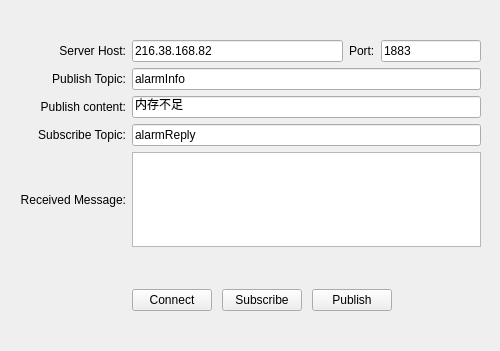
<?xml version="1.0" encoding="UTF-8"?>
<ui version="4.0">
 <class>Widget</class>
 <widget class="QWidget" name="Widget">
  <property name="geometry">
   <rect>
    <x>0</x>
    <y>0</y>
    <width>500</width>
    <height>351</height>
   </rect>
  </property>
  <property name="windowTitle">
   <string>Widget</string>
  </property>
  <widget class="QWidget" name="gridLayoutWidget">
   <property name="geometry">
    <rect>
     <x>20</x>
     <y>40</y>
     <width>461</width>
     <height>271</height>
    </rect>
   </property>
   <layout class="QGridLayout" name="gridLayout">
    <item row="2" column="1">
     <widget class="QLabel" name="label_PublishTopic">
      <property name="text">
       <string>Publish Topic:</string>
      </property>
      <property name="alignment">
       <set>Qt::AlignRight|Qt::AlignTrailing|Qt::AlignVCenter</set>
      </property>
      <property name="wordWrap">
       <bool>false</bool>
      </property>
     </widget>
    </item>
    <item row="6" column="1" colspan="2">
     <spacer name="verticalSpacer">
      <property name="orientation">
       <enum>Qt::Vertical</enum>
      </property>
      <property name="sizeHint" stdset="0">
       <size>
        <width>20</width>
        <height>40</height>
       </size>
      </property>
     </spacer>
    </item>
    <item row="0" column="2">
     <layout class="QHBoxLayout" name="horizontalLayout">
      <item>
       <widget class="QLineEdit" name="lineEdit_Host">
        <property name="text">
         <string>216.38.168.82</string>
        </property>
       </widget>
      </item>
      <item>
       <widget class="QLabel" name="label_Port">
        <property name="text">
         <string>Port:</string>
        </property>
       </widget>
      </item>
      <item>
       <widget class="QLineEdit" name="lineEdit_Port">
        <property name="maximumSize">
         <size>
          <width>100</width>
          <height>16777215</height>
         </size>
        </property>
        <property name="text">
         <string>1883</string>
        </property>
       </widget>
      </item>
     </layout>
    </item>
    <item row="0" column="1">
     <widget class="QLabel" name="label_Host">
      <property name="text">
       <string>Server Host:</string>
      </property>
      <property name="alignment">
       <set>Qt::AlignRight|Qt::AlignTrailing|Qt::AlignVCenter</set>
      </property>
      <property name="wordWrap">
       <bool>false</bool>
      </property>
     </widget>
    </item>
    <item row="5" column="1">
     <widget class="QLabel" name="label_ReceivedMessage">
      <property name="text">
       <string>Received Message:</string>
      </property>
      <property name="alignment">
       <set>Qt::AlignRight|Qt::AlignTrailing|Qt::AlignVCenter</set>
      </property>
      <property name="wordWrap">
       <bool>false</bool>
      </property>
     </widget>
    </item>
    <item row="2" column="2">
     <widget class="QLineEdit" name="lineEdit_PublishTopic">
      <property name="text">
       <string>alarmInfo</string>
      </property>
     </widget>
    </item>
    <item row="3" column="2">
     <widget class="QLineEdit" name="lineEdit_PublishContent">
      <property name="text">
       <string>内存不足</string>
      </property>
     </widget>
    </item>
    <item row="3" column="1">
     <widget class="QLabel" name="label_PublishContent">
      <property name="text">
       <string>Publish content:</string>
      </property>
      <property name="alignment">
       <set>Qt::AlignRight|Qt::AlignTrailing|Qt::AlignVCenter</set>
      </property>
      <property name="wordWrap">
       <bool>false</bool>
      </property>
     </widget>
    </item>
    <item row="4" column="1">
     <widget class="QLabel" name="label_SubscribeTopic">
      <property name="text">
       <string>Subscribe Topic:</string>
      </property>
      <property name="alignment">
       <set>Qt::AlignRight|Qt::AlignTrailing|Qt::AlignVCenter</set>
      </property>
      <property name="wordWrap">
       <bool>false</bool>
      </property>
     </widget>
    </item>
    <item row="4" column="2">
     <widget class="QLineEdit" name="lineEdit_SubscribeTopic">
      <property name="text">
       <string>alarmReply</string>
      </property>
     </widget>
    </item>
    <item row="5" column="2">
     <widget class="QTextBrowser" name="textBrowser_ReceivedMessage">
      <property name="maximumSize">
       <size>
        <width>16777215</width>
        <height>100</height>
       </size>
      </property>
     </widget>
    </item>
    <item row="7" column="2">
     <layout class="QHBoxLayout" name="horizontalLayout_3">
      <property name="spacing">
       <number>10</number>
      </property>
      <item>
       <widget class="QPushButton" name="pushButton_Connect">
        <property name="maximumSize">
         <size>
          <width>100</width>
          <height>16777215</height>
         </size>
        </property>
        <property name="text">
         <string>Connect</string>
        </property>
       </widget>
      </item>
      <item>
       <widget class="QPushButton" name="pushButton_Subscribe">
        <property name="maximumSize">
         <size>
          <width>100</width>
          <height>16777215</height>
         </size>
        </property>
        <property name="text">
         <string>Subscribe</string>
        </property>
       </widget>
      </item>
      <item>
       <widget class="QPushButton" name="pushButton_Publish">
        <property name="maximumSize">
         <size>
          <width>100</width>
          <height>16777215</height>
         </size>
        </property>
        <property name="text">
         <string>Publish</string>
        </property>
       </widget>
      </item>
      <item>
       <spacer name="horizontalSpacer_2">
        <property name="orientation">
         <enum>Qt::Horizontal</enum>
        </property>
        <property name="sizeHint" stdset="0">
         <size>
          <width>40</width>
          <height>20</height>
         </size>
        </property>
       </spacer>
      </item>
     </layout>
    </item>
   </layout>
  </widget>
 </widget>
 <resources/>
 <connections/>
</ui>
